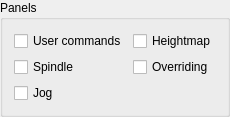
                                        <widget class="GroupBox" name="grpPanels">
                                            <property name="title">
                                                <string>Panels</string>
                                            </property>
                                            <layout class="QGridLayout" name="gridLayout_3">
                                                <item row="0" column="0">
                                                    <widget class="QCheckBox" name="chkPanelUserCommands">
                                                        <property name="text">
                                                            <string>User commands</string>
                                                        </property>
                                                    </widget>
                                                </item>
                                                <item row="0" column="1">
                                                    <widget class="QCheckBox" name="chkPanelHeightmap">
                                                        <property name="text">
                                                            <string>Heightmap</string>
                                                        </property>
                                                    </widget>
                                                </item>
                                                <item row="3" column="0">
                                                    <widget class="QCheckBox" name="chkPanelJog">
                                                        <property name="text">
                                                            <string>Jog</string>
                                                        </property>
                                                    </widget>
                                                </item>
                                                <item row="1" column="0">
                                                    <widget class="QCheckBox" name="chkPanelSpindle">
                                                        <property name="text">
                                                            <string>Spindle</string>
                                                        </property>
                                                    </widget>
                                                </item>
                                                <item row="1" column="1">
                                                    <widget class="QCheckBox" name="chkPanelOverriding">
                                                        <property name="text">
                                                            <string>Overriding</string>
                                                        </property>
                                                    </widget>
                                                </item>
                                            </layout>
                                        </widget>
